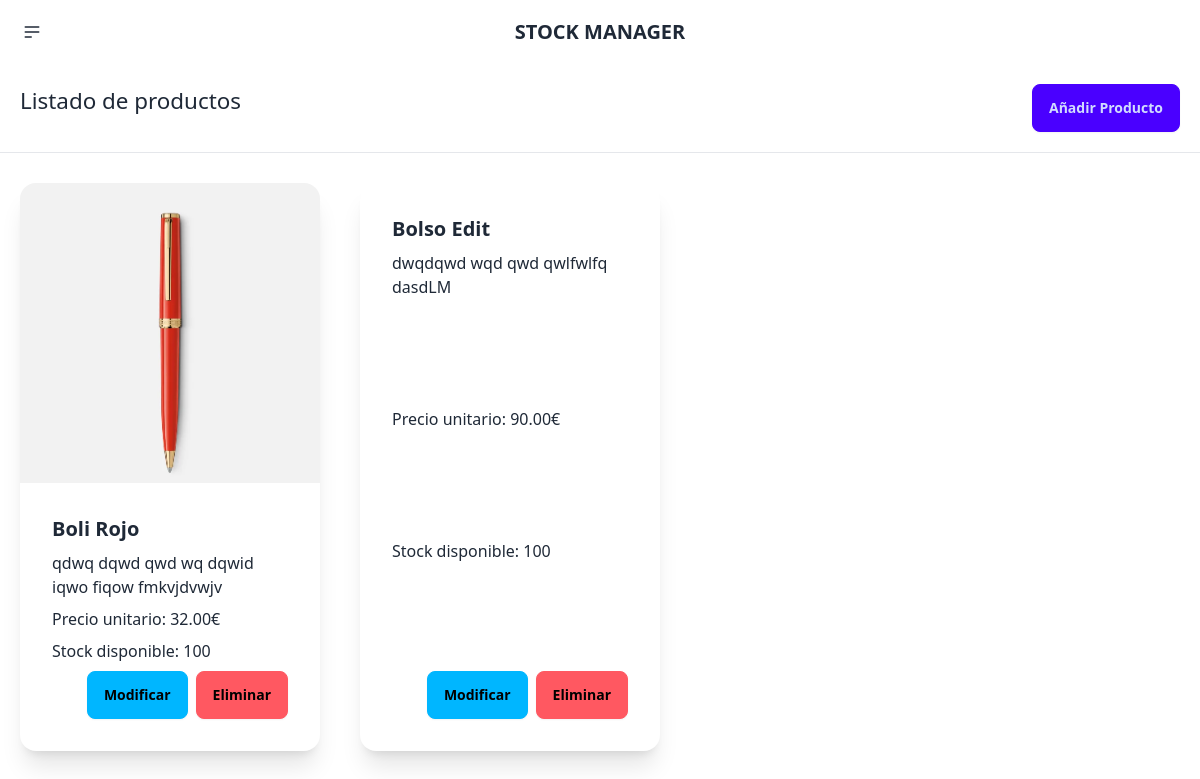
Before: /stockmanager/productos/ with the older database file.
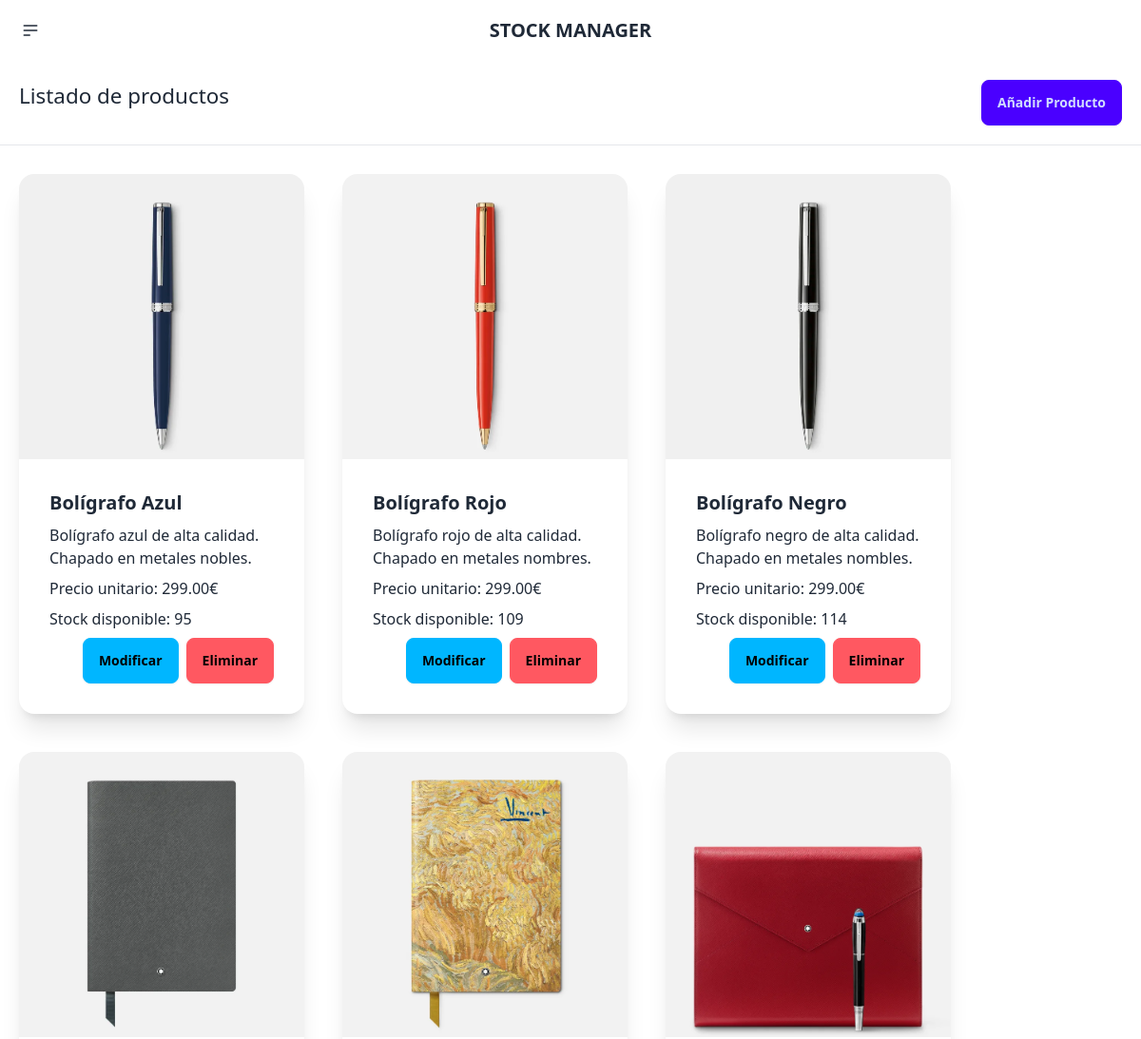
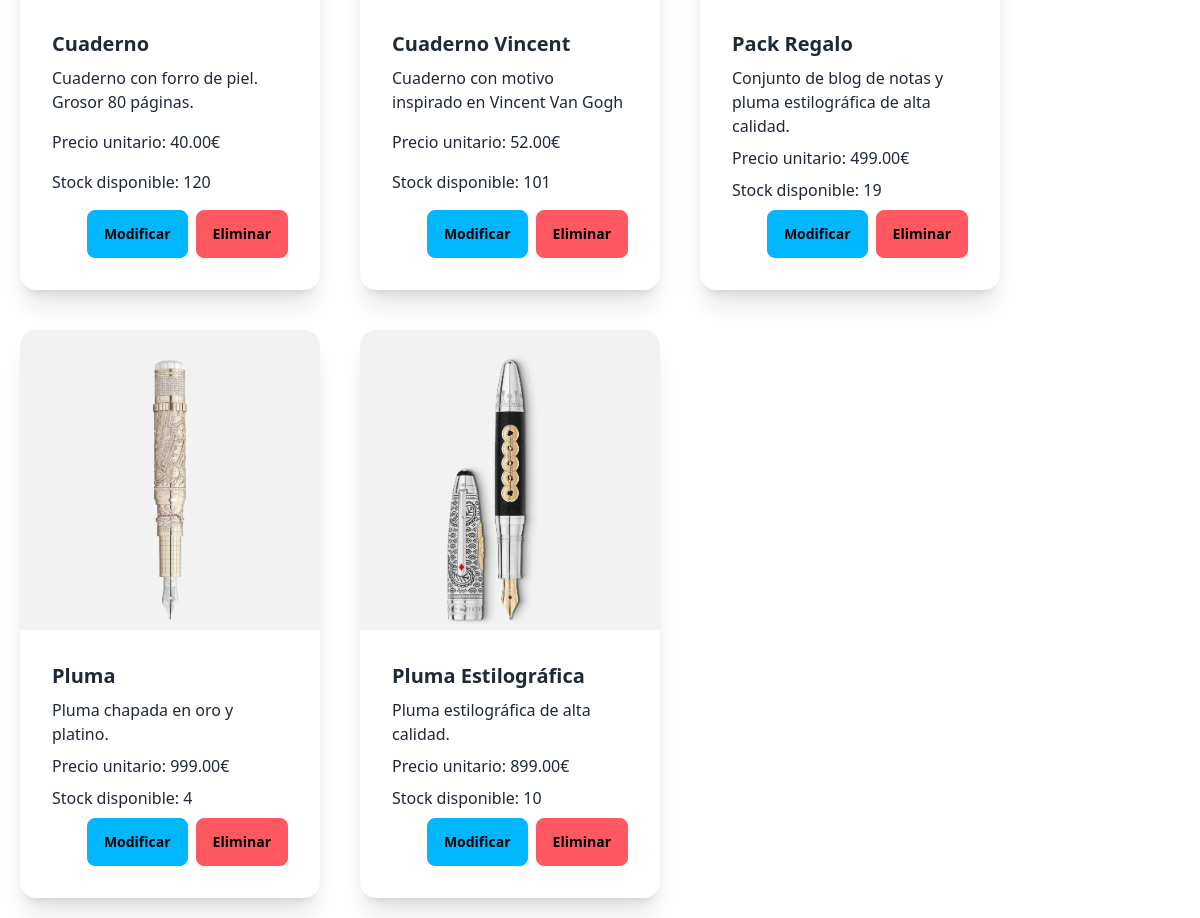
After: the same page with the newer database file (2 pictures, top to bottom).
### stockmanager/models.py (models this page shows, shortened)
class Productos(models.Model):
    ProductoID = models.AutoField(primary_key=True)
    Imagen = models.ImageField(null=True, blank=True, upload_to="images/")
    Nombre = models.CharField(max_length=255)
    Descripcion = models.TextField()
    Precio = models.DecimalField(max_digits=10, decimal_places=2)
    Stock = models.IntegerField()

### stockmanager/views.py (the view)
# urls.py: path('productos/', views.products_index, name='products_index'),
def products_index(response):
    products = Productos.objects.all()
    return render(response, 'productos/index.html', {'products': products})

### stockmanager/templates/productos/index.html (shortened to what this page needs)
{% extends 'layouts/base.html' %}
{% load static %}
{% block content %}
<section class="sub-header">
  <h1 class="titulo-form">Listado de productos</h1>
  <a href="{% url 'product_new' %}"><button class="btn btn-primary">Añadir Producto</button></a>
</section>
<hr>
<section class="section-cards">
    {% for product in products %}
    <div class="card w-96 bg-base-100 shadow-xl">
     <figure><img src="{{product.Imagen.url}}" alt=""  /></figure>
     <div class="card-body">
       <h2 class="card-title">{{product.Nombre}}</h2>
       <p>{{product.Descripcion}}</p>
       <p>Precio unitario: {{product.Precio}}€</p>
       <p>Stock disponible: {{product.Stock }}</p>
       <div class="card-actions justify-end">
        <a href="{% url 'product_get' product.ProductoID %}"><button class="btn btn-info">Modificar</button></a>
        <form action="{% url 'product_delete' product.ProductoID %}" method="POST">
          <button class="btn btn-error">Eliminar</button>
        </form>
       </div>
     </div>
    </div>
    {% endfor %}
</section>
{% endblock %}

### stockmanager/templates/layouts/base.html (shortened to what this page needs)
<!DOCTYPE html>
<html lang="en">
<head>
  {% load static %}
  {% load static tailwind_tags %}
    <link rel="stylesheet" href="{% static 'styles/main.css' %}">
    {% tailwind_css %}
</head>
<body>
    <nav class="navbar bg-base-100">
        <div class="navbar-start">
          <div class="dropdown">
            <div tabindex="0" role="button" class="btn btn-ghost btn-circle">
              <svg xmlns="http://www.w3.org/2000/svg" class="h-5 w-5" fill="none" viewBox="0 0 24 24" stroke="currentColor"><path stroke-linecap="round" stroke-linejoin="round" stroke-width="2" d="M4 6h16M4 12h16M4 18h7" /></svg>
            </div>
          </div>
        </div>
        <div class="navbar-center">
          <a class="btn btn-ghost text-xl" href="{% url 'stockmanager_index' %}">STOCK MANAGER</a>
        </div>
      </nav>
    <main>
      {% block  content %}
      {% endblock %}
    </main>
</body>
</html>

### stockmanager/static/styles/main.css (style rules this page uses)
body { background-color: white; overflow-x: hidden; }
main { margin: auto; }
.sub-header { margin: 20px; display: flex; justify-content: space-between; }
.section-cards { display: flex; flex-wrap: wrap; }
.card { margin: 20px; width: 300px !important; }
.titulo-form { font-size: 1.4rem; }
hr { margin-bottom: 10px !important; }

Changed rows visible on the page:
removed Productos: Imagen (picture), Nombre "Boli Rojo", Descripcion "qdwq dqwd qwd wq dqwid iqwo fiqow fmkvjdvwjv", Precio "32.00", Stock "100"
removed Productos: Nombre "Bolso Edit", Descripcion "dwqdqwd wqd qwd qwlfwlfq dasdLM", Precio "90.00", Stock "100"
added Productos: Imagen (picture), Nombre "Bolígrafo Azul", Descripcion "Bolígrafo azul de alta calidad. Chapado en metales nobles.", Precio "299.00", Stock "95"
added Productos: Imagen (picture), Nombre "Bolígrafo Rojo", Descripcion "Bolígrafo rojo de alta calidad. Chapado en metales nombres.", Precio "299.00", Stock "109"
added Productos: Imagen (picture), Nombre "Bolígrafo Negro", Descripcion "Bolígrafo negro de alta calidad. Chapado en metales nombles.", Precio "299.00", Stock "114"
added Productos: Imagen (picture), Nombre "Cuaderno", Descripcion "Cuaderno con forro de piel. Grosor 80 páginas.", Precio "40.00", Stock "120"
added Productos: Imagen (picture), Nombre "Cuaderno Vincent", Descripcion "Cuaderno con motivo inspirado en Vincent Van Gogh", Precio "52.00", Stock "101"
added Productos: Imagen (picture), Nombre "Pack Regalo", Descripcion "Conjunto de blog de notas y pluma estilográfica de alta calidad.", Precio "499.00", Stock "19"
added Productos: Imagen (picture), Nombre "Pluma", Descripcion "Pluma chapada en oro y platino.", Precio "999.00", Stock "4"
added Productos: Imagen (picture), Nombre "Pluma Estilográfica", Descripcion "Pluma estilográfica de alta calidad.", Precio "899.00", Stock "10"
